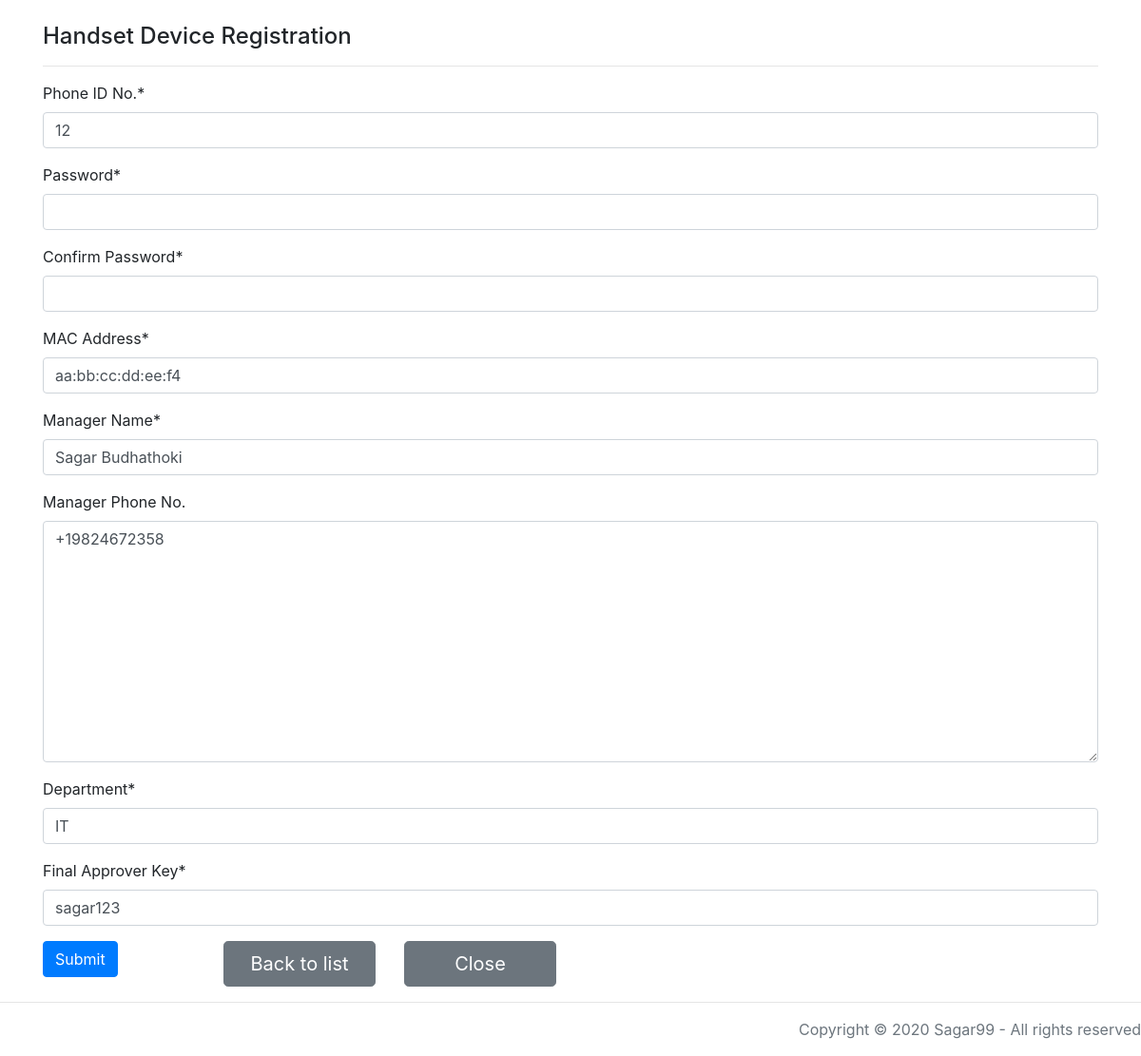
The app's page /hsupdate/1/ with its own data.
### handset/models.py (models this page shows, shortened)
class Handset(models.Model):
    PhoneNo = models.IntegerField()
    Password = models.CharField(validators=[MinLengthValidator(8)], max_length=100)
    confirmPassword = models.CharField(max_length=100)
    MacAddress = models.CharField(validators=[validate_MAC], max_length=20,
                                  default='aa:bb:cc:dd:ee:ff')
    ManagerName = models.CharField(max_length=100)
    ManagerPhoneNo = PhoneField(blank=True)
    Department = models.CharField(max_length=100)
    FinalApprover = models.CharField('Final Approver', max_length=100, null=False)

### handset/views.py (the view, shortened to what this page needs)
# urls.py: path('hsupdate/<int:hid>/', views.handset_view, name='handset_update'),
def handset_view(request, hid=0):
    form2 = ApproverForm()
    if request.method == "GET":
        if hid == 0:
            form = HandsetForm()
        else:
            handset1 = Handset.objects.get(pk=hid)
            form = HandsetForm(instance=handset1)
        return render(request, "handset_register.html", {'form': form, 'form2': form2})

### handset/forms.py
class HandsetForm(forms.ModelForm):
    class Meta:
        model = Handset
        fields = ['PhoneNo', 'Password', 'confirmPassword', 'MacAddress', 'ManagerName', 'ManagerPhoneNo', 'Department',
                  'FinalApprover']
        labels = {'PhoneNo': 'Phone ID No.',
                  'Password': 'Password',
                  'confirmPassword': 'Confirm Password',
                  'MacAddress': 'MAC Address',
                  'ManagerName': 'Manager Name',
                  'ManagerPhoneNo': 'Manager Phone No.',
                  'Department': 'Department',
                  'FinalApprover': 'Final Approver Key',
                  }
        widgets = {
            'Password': PasswordInput(),
            'confirmPassword': PasswordInput(),
        }

class ApproverForm(forms.Form):
    approver_key = forms.CharField(required=True, label='Approver Key')

### handset/templates/handset_register.html (shortened to what this page needs)
{% extends "base.html" %}
{% load crispy_forms_tags %}
{% block content %}
<div>
    <h4 class="col-md-offset-6">Handset Device Registration</h4>
    <hr class="my-3">
</div>
<form action="" method="POST" autocomplete="off">
    {{ form|crispy }}
    <div class="row">
        <div class="col-md-2">
           <button type="button" class="btn btn-primary" data-toggle="modal" data-target="#exampleModal" data-whatever="@fat">Submit</button>
        </div>
        <div class="col-md-2">
            <a href="{% url 'handset_list' %}" class="btn btn-secondary btn-block btn-lg">
                Back to list
            </a>
        </div>
        <div class="col-md-2">
            <a href="{% url '' %}" class="btn btn-secondary btn-block btn-lg">
                Close
            </a>
        </div>
    </div>
</form>
{% endblock content %}

### records on screen
Handset: PhoneNo "12", MacAddress "aa:bb:cc:dd:ee:f4", ManagerName "Sagar Budhathoki", ManagerPhoneNo "+19824672358", Department "IT", FinalApprover "sagar123"
